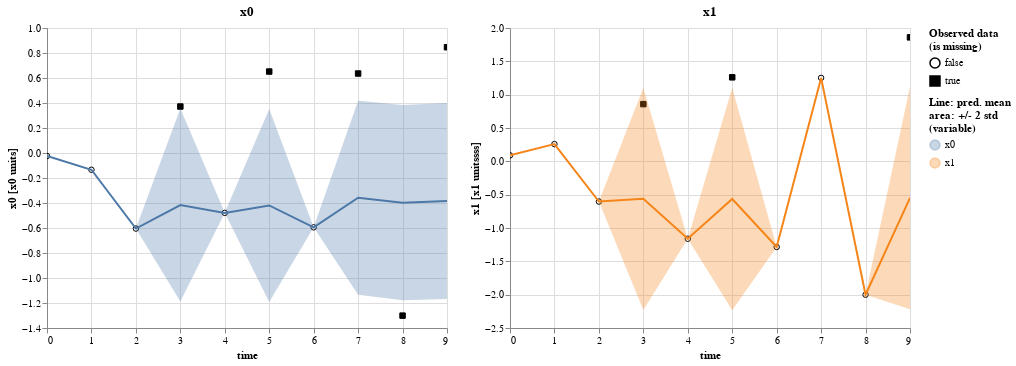

Notebook code cell kept with this figure:
### Code cell
res.plot_pred()

### Figure 1 — Vega-Lite specification as saved in the notebook (floating-point values rounded to 4 significant figures)
{"config": {"view": {"continuousWidth": 400, "continuousHeight": 300}}, "vconcat": [{"hconcat": [{"layer": [{"data": {"name": "data-0e934a8a657b6c7406713e274118184b"}, "mark": {"type": "point", "color": "black", "fillOpacity": 1, "strokeWidth": 1}, "encoding": {"fill": {"field": "is_missing", "legend": {"title": ["Observed data", "(is missing)"]}, "scale": {"range": ["#ffffff00", "black"]}, "type": "nominal"}, "shape": {"field": "is_missing", "type": "nominal"}, "x": {"field": "time", "type": "quantitative"}, "y": {"field": "value", "scale": {"zero": false}, "title": "x0 [x0 units]", "type": "quantitative"}}}, {"layer": [{"mark": "errorband", "encoding": {"color": {"field": "variable", "legend": {"title": ["Line: pred. mean", "area: +/- 2 std", "(variable)"]}, "type": "nominal"}, "tooltip": [{"field": "std", "format": ".4", "type": "quantitative"}, {"field": "mean", "format": ".4", "type": "quantitative"}], "x": {"field": "time", "type": "quantitative"}, "y": {"field": "err_low", "scale": {"zero": false}, "title": "x0 [x0 units]", "type": "quantitative"}, "y2": {"field": "err_high"}}, "transform": [{"calculate": "datum.mean - 2 * datum.std", "as": "err_low"}, {"calculate": "datum.mean + 2 * datum.std", "as": "err_high"}]}, {"mark": "line", "encoding": {"color": {"field": "variable", "type": "nominal"}, "x": {"field": "time", "type": "quantitative"}, "y": {"field": "mean", "scale": {"zero": false}, "title": "x0 [x0 units]", "type": "quantitative"}}, "selection": {"selector002": {"type": "interval", "bind": "scales", "encodings": ["x"]}}, "title": "x0"}], "data": {"name": "data-98178ffed615095f0aa0f3474ef412c3"}}]}, {"layer": [{"data": {"name": "data-70447e524ed7988fc2a61e8cbcae3690"}, "mark": {"type": "point", "color": "black", "fillOpacity": 1, "strokeWidth": 1}, "encoding": {"fill": {"field": "is_missing", "legend": {"title": ["Observed data", "(is missing)"]}, "scale": {"range": ["#ffffff00", "black"]}, "type": "nominal"}, "shape": {"field": "is_missing", "type": "nominal"}, "x": {"field": "time", "type": "quantitative"}, "y": {"field": "value", "scale": {"zero": false}, "title": "x1 [x1 unitssss]", "type": "quantitative"}}}, {"layer": [{"mark": "errorband", "encoding": {"color": {"field": "variable", "legend": {"title": ["Line: pred. mean", "area: +/- 2 std", "(variable)"]}, "type": "nominal"}, "tooltip": [{"field": "std", "format": ".4", "type": "quantitative"}, {"field": "mean", "format": ".4", "type": "quantitative"}], "x": {"field": "time", "type": "quantitative"}, "y": {"field": "err_low", "scale": {"zero": false}, "title": "x1 [x1 unitssss]", "type": "quantitative"}, "y2": {"field": "err_high"}}, "transform": [{"calculate": "datum.mean - 2 * datum.std", "as": "err_low"}, {"calculate": "datum.mean + 2 * datum.std", "as": "err_high"}]}, {"mark": "line", "encoding": {"color": {"field": "variable", "type": "nominal"}, "x": {"field": "time", "type": "quantitative"}, "y": {"field": "mean", "scale": {"zero": false}, "title": "x1 [x1 unitssss]", "type": "quantitative"}}, "selection": {"selector002": {"type": "interval", "bind": "scales", "encodings": ["x"]}}, "title": "x1"}], "data": {"name": "data-90c429aa4fbaf8669b30b033af6e33d2"}}]}]}, {"hconcat": []}, {"hconcat": []}, {"hconcat": []}, {"hconcat": []}, {"hconcat": []}, {"hconcat": []}, {"hconcat": []}, {"hconcat": []}, {"hconcat": []}], "$schema": "https://vega.github.io/schema/vega-lite/v4.17.0.json", "datasets": {"data-0e934a8a657b6c7406713e274118184b": [{"time": 0.0, "variable": "x0", "value": -0.02408, "is_missing": false}, {"time": 1.0, "variable": "x0", "value": -0.1339, "is_missing": false}, {"time": 2.0, "variable": "x0", "value": -0.6046, "is_missing": false}, {"time": 3.0, "variable": "x0", "value": 0.3718, "is_missing": true}, {"time": 4.0, "variable": "x0", "value": -0.479, "is_missing": false}, {"time": 5.0, "variable": "x0", "value": 0.6517, "is_missing": true}, {"time": 6.0, "variable": "x0", "value": -0.5947, "is_missing": false}, {"time": 7.0, "variable": "x0", "value": 0.6358, "is_missing": true}, {"time": 8.0, "variable": "x0", "value": -1.301, "is_missing": true}, {"time": 9.0, "variable": "x0", "value": 0.8461, "is_missing": true}], "data-98178ffed615095f0aa0f3474ef412c3": [{"time": 0.0, "variable": "x0", "mean": -0.02408, "std": null}, {"time": 1.0, "variable": "x0", "mean": -0.1339, "std": null}, {"time": 2.0, "variable": "x0", "mean": -0.6046, "std": null}, {"time": 4.0, "variable": "x0", "mean": -0.479, "std": null}, {"time": 6.0, "variable": "x0", "mean": -0.5947, "std": null}, {"time": 3.0, "variable": "x0", "mean": -0.4165, "std": 0.3861}, {"time": 5.0, "variable": "x0", "mean": -0.4196, "std": 0.3861}, {"time": 7.0, "variable": "x0", "mean": -0.3583, "std": 0.3879}, {"time": 8.0, "variable": "x0", "mean": -0.3972, "std": 0.3907}, {"time": 9.0, "variable": "x0", "mean": -0.3841, "std": 0.3918}], "data-70447e524ed7988fc2a61e8cbcae3690": [{"time": 0.0, "variable": "x1", "value": 0.08927, "is_missing": false}, {"time": 1.0, "variable": "x1", "value": 0.2585, "is_missing": false}, {"time": 2.0, "variable": "x1", "value": -0.6035, "is_missing": false}, {"time": 3.0, "variable": "x1", "value": 0.858, "is_missing": true}, {"time": 4.0, "variable": "x1", "value": -1.161, "is_missing": false}, {"time": 5.0, "variable": "x1", "value": 1.26, "is_missing": true}, {"time": 6.0, "variable": "x1", "value": -1.285, "is_missing": false}, {"time": 7.0, "variable": "x1", "value": 1.252, "is_missing": false}, {"time": 8.0, "variable": "x1", "value": -2.001, "is_missing": false}, {"time": 9.0, "variable": "x1", "value": 1.86, "is_missing": true}], "data-90c429aa4fbaf8669b30b033af6e33d2": [{"time": 0.0, "variable": "x1", "mean": 0.08927, "std": null}, {"time": 1.0, "variable": "x1", "mean": 0.2585, "std": null}, {"time": 2.0, "variable": "x1", "mean": -0.6035, "std": null}, {"time": 4.0, "variable": "x1", "mean": -1.161, "std": null}, {"time": 6.0, "variable": "x1", "mean": -1.285, "std": null}, {"time": 3.0, "variable": "x1", "mean": -0.5628, "std": 0.834}, {"time": 5.0, "variable": "x1", "mean": -0.5643, "std": 0.834}, {"time": 7.0, "variable": "x1", "mean": 1.252, "std": 0.0}, {"time": 8.0, "variable": "x1", "mean": -2.001, "std": 0.0}, {"time": 9.0, "variable": "x1", "mean": -0.548, "std": 0.8345}]}}
